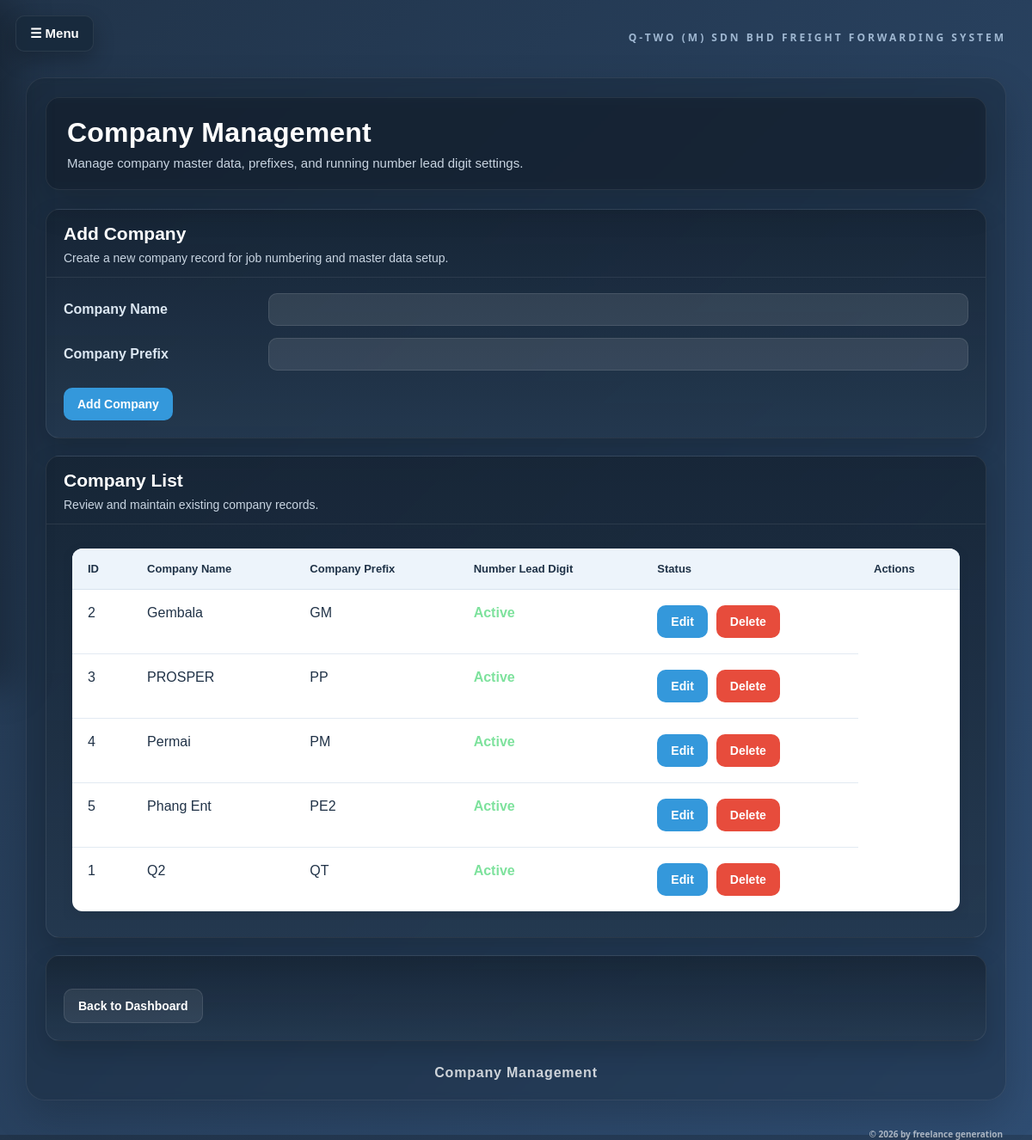
The app's page /companies (signed in) with its own data.
### app.py (models this page shows)
class Company(db.Model):
    id = db.Column(db.Integer, primary_key=True)
    company_name = db.Column(db.String(200), nullable=False)
    company_prefix = db.Column(db.String(20), nullable=False, unique=True)
    number_lead_digit = db.Column(db.String(10), nullable=False)
    is_active = db.Column(db.Boolean, default=True)
    jobs = db.relationship("Job", backref="company_ref", lazy=True)

### app.py (the view, shortened to what this page needs)
@app.route("/companies", methods=["GET", "POST"])
@login_required
def companies():
    all_companies = Company.query.order_by(Company.company_name.asc()).all()
    return render_template("companies.html", companies=all_companies)

### app.py (called while the page is built)
def get_current_user():
    user_id = session.get("user_id")
    if not user_id:
        return None
    return User.query.filter_by(id=user_id, is_active=True).first()

def login_required(view_func):
    @wraps(view_func)
    def wrapped_view(*args, **kwargs):
        if not get_current_user():
            return redirect(url_for("login"))
        return view_func(*args, **kwargs)
    return wrapped_view

@app.context_processor
def inject_current_user():
    current_user = get_current_user()
    pending_account_requests = 0
    pending_delete_requests = 0
    if current_user and current_user.role == "admin":
        pending_account_requests = AccountRequest.query.filter_by(
            status="pending"
        ).count()
        pending_delete_requests = DeleteRequest.query.filter_by(
            status="pending"
        ).count()
    return {
        "current_user": current_user,
        "pending_account_requests": pending_account_requests,
        "pending_delete_requests": pending_delete_requests,
    }

### templates/companies.html (shortened to what this page needs)
<!DOCTYPE html>
<html>
<head>
    <link rel="stylesheet" href="{{ url_for('static', filename='style.css') }}">
</head>
<body class="job-detail-page">
    <button class="nav-toggle-btn" onclick="toggleNav()">☰ Menu</button>
    <div class="page-container">
        <div class="system-name-top-right">Q-TWO (M) SDN BHD FREIGHT FORWARDING SYSTEM</div>
        <div class="page-shell">
            <div class="page-header">
                <h1 class="page-title">Company Management</h1>
                <p class="page-subtitle">
                    Manage company master data, prefixes, and running number lead digit settings.
                </p>
            </div>
            <div class="panel-card">
                <div class="panel-head">
                    <h2>Add Company</h2>
                    <p>Create a new company record for job numbering and master data setup.</p>
                </div>
                <div class="panel-body">
                    <form method="POST" action="/companies">
                        <div class="form-grid">
                            <label for="company_name">Company Name</label>
                            <input type="text" name="company_name" id="company_name" required>
                            <label for="company_prefix">Company Prefix</label>
                            <input type="text" name="company_prefix" id="company_prefix" required>
                        </div>
                        <div class="form-actions">
                            <button type="submit" class="primary-btn">Add Company</button>
                        </div>
                    </form>
                </div>
            </div>
            <div class="panel-card">
                <div class="panel-head">
                    <h2>Company List</h2>
                    <p>Review and maintain existing company records.</p>
                </div>
                <div class="panel-body">
                    <div class="data-table-wrap">
                        <table class="data-table">
                            <tr>
                                <th>ID</th>
                                <th>Company Name</th>
                                <th>Company Prefix</th>
                                <th>Number Lead Digit</th>
                                <th>Status</th>
                                <th>Actions</th>
                            </tr>
                            {% for company in companies %}
                            <tr>
                                <td>{{ company.id }}</td>
                                <td>{{ company.company_name }}</td>
                                <td>{{ company.company_prefix }}</td>
                                <td>
                                    {% if company.is_active %}
                                    <span class="status-active">Active</span>
                                    {% else %}
                                    <span class="status-inactive">Inactive</span>
                                    {% endif %}
                                </td>
                                <td>
                                    <div class="table-actions">
                                        {% if current_user and current_user.role == "admin" %}
                                        <a href="/edit_company/{{ company.id }}" class="table-link-btn">Edit</a>
                                        {% endif %}
                                        <form method="POST"
                                            action="{{ url_for('delete_company', company_id=company.id) }}">
                                            {% if current_user and current_user.role != "admin" %}
                                            <input type="text" name="delete_reason" placeholder="Reason required"
                                                required
                                                style="padding:8px 10px; border-radius:8px; border:none; margin-bottom:6px; width:180px;">
                                            <button type="submit" class="table-delete-btn">
                                                Request Delete
                                            </button>
                                            {% else %}
                                            <button type="submit" class="table-delete-btn"
                                                onclick="return confirm('Are you sure you want to delete this company?')">
                                                Delete
                                            </button>
                                            {% endif %}
                                        </form>
                                    </div>
                                </td>
                            </tr>
                            {% endfor %}
                        </table>
                    </div>
                </div>
            </div>
            <div class="panel-card">
                <div class="panel-body">
                    <div class="form-actions">
                        <a href="/" class="secondary-link">Back to Dashboard</a>
                    </div>
                </div>
            </div>
            <div class="page-footer-label">Company Management</div>
        </div>
        <div class="bottom-right-text">© 2026 by freelance generation</div>
    </div>
</body>
</html>

### records on screen
Company: id "2", company_name "Gembala", company_prefix "GM", is_active "Active"
Company: id "3", company_name "PROSPER", company_prefix "PP", is_active "Active"
Company: id "4", company_name "Permai", company_prefix "PM", is_active "Active"
Company: id "5", company_name "Phang Ent", company_prefix "PE2", is_active "Active"
Company: id "1", company_name "Q2", company_prefix "QT", is_active "Active"
